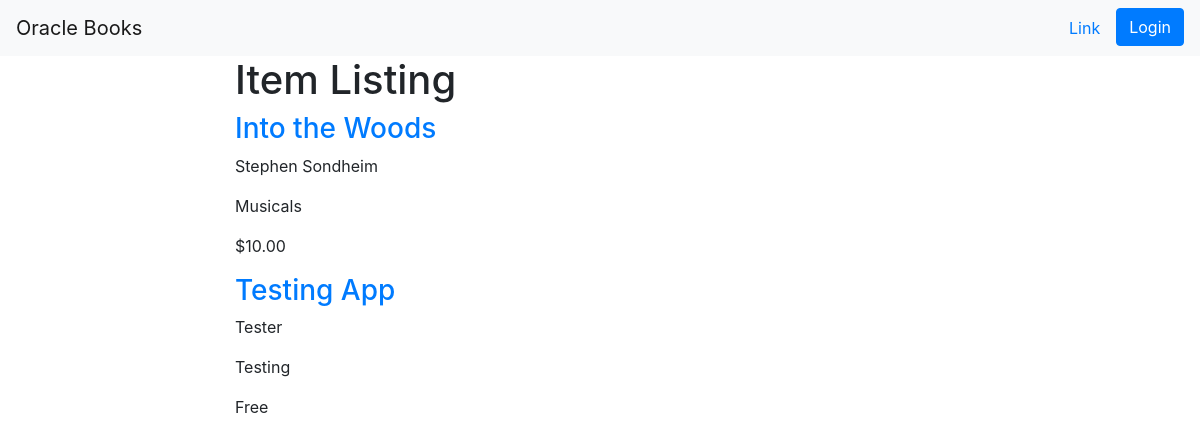
The page /catalog/category/public/4/inventory on the database its author committed.
### database_setup.py (models this page shows, shortened)
class StoreItem(Base):
    __tablename__ = 'store_item'
    name = Column(String(150), nullable=False)
    id = Column(Integer, primary_key=True)
    author = Column(String(50), nullable=False)
    genre = Column(String(20))
    price = Column(String(10), nullable=False)
    description = Column(String(500))
    category_id = Column(Integer, ForeignKey('category.id'))
    category = relationship(Category)
    user_id = Column(Integer, ForeignKey('user.id'))
    user = relationship(User)

### project.py (the view)
@app.route('/catalog/public/<int:category_id>/')
@app.route('/catalog/category/public/<int:category_id>/inventory')
def showItemsPublic(category_id):
    category = session.query(Category).filter_by(id=category_id).one()
    items = session.query(StoreItem).filter_by(category_id=category_id).all()
    return render_template('publicCatalogItems.html', items=items,
                           category=category)

### templates/publicCatalogItems.html (shortened to what this page needs)
<!doctype html>
<html lang="en">
	<head>
        <link rel="stylesheet" href="https://stackpath.bootstrapcdn.com/bootstrap/4.3.1/css/bootstrap.min.css">
	</head>
	<body>
		<nav class="navbar navbar-light bg-light">
  		 	<a class="navbar-brand" href="{{url_for('publicCatalog')}}">Oracle Books</a>
			<ul class="nav justify-content-end">
  				<li class="nav-item">
    			<a class="nav-link active" href="#"></a>
  				</li>
  				<li class="nav-item">
    			<a class="nav-link" href="#"></a>
  				</li>
  				<li class="nav-item">
    			<a class="nav-link" href="#">Link</a>
  				</li>
  				<li class="nav-item">
    			<a class="btn btn-primary" href="{{url_for('showLogin')}}" type="button" tabindex="-1" aria-disabled="False">Login</a>
  				</li>
			</ul>
		</nav>
			<div class="container">
				<div class="row">
					<div class="col-2"></div>
					<div class="col-8">
						<h1>Item Listing</h1>
					{% if items !=[] %}
									{% for i in items %}
											<div class="store-item">
												<a href="{{url_for('viewItemPublic',category_id=i.category_id, item_id=i.id)}}"><h3>{{i.name}}</h3></a>
												<p>{{i.author}}</p>
												<p>{{i.genre}}</p>
												<p>{{i.price}}</p>
											</div>
									{% endfor %}
				{% endif %}
					</div>
					<div class="col-2">
				</div>
			</div>
	</body>
</html>

### rows shown on the page
StoreItem: name "Into the Woods", author "Stephen Sondheim", genre "Musicals", price "$10.00"
StoreItem: name "Testing App", author "Tester", genre "Testing", price "Free"
